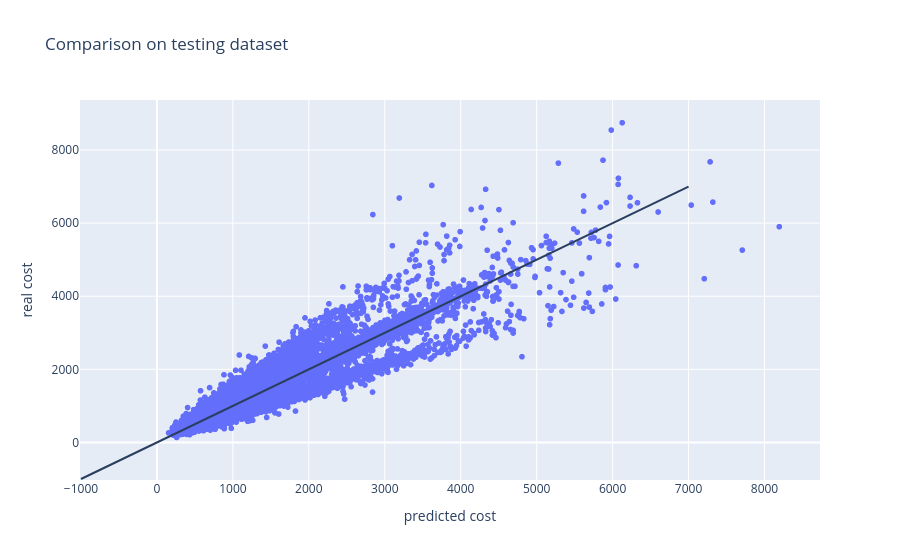

Notebook cell for this chart:
### Code cell
# plot testing data predictions vs actual testing data
plot_predictions(tree_predictions_test, y_test, "Comparison on testing dataset")

### Figure 1 — Plotly figure (JSON) as saved in the notebook; plotly's stock layout.template omitted (floating-point values rounded to 4 significant figures; data arrays with more than 128 entries replaced by an {"elided": "..."} marker saying what was removed)
{"data": [{"hovertemplate": "predicted cost=%{x}<br>real cost=%{y}<extra></extra>", "legendgroup": "", "marker": {"color": "#636efa", "symbol": "circle"}, "mode": "markers", "name": "", "showlegend": false, "type": "scattergl", "x": {"elided": "10000 float values"}, "xaxis": "x", "y": {"elided": "10000 float values"}, "yaxis": "y"}], "layout": {"legend": {"tracegroupgap": 0}, "shapes": [{"type": "line", "x0": -1000, "x1": 7000, "y0": -1000, "y1": 7000}], "title": {"text": "Comparison on testing dataset"}, "xaxis": {"anchor": "y", "domain": [0, 1], "title": {"text": "predicted cost"}}, "yaxis": {"anchor": "x", "domain": [0, 1], "title": {"text": "real cost"}}}}
